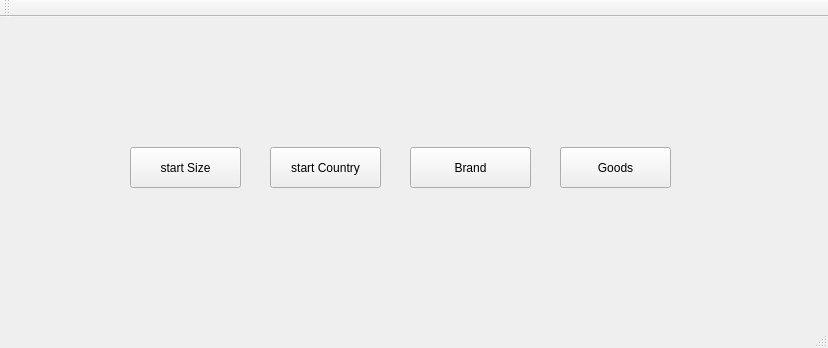
<?xml version="1.0" encoding="UTF-8"?>
<ui version="4.0">
 <class>MainWindow</class>
 <widget class="QMainWindow" name="MainWindow">
  <property name="geometry">
   <rect>
    <x>0</x>
    <y>0</y>
    <width>828</width>
    <height>348</height>
   </rect>
  </property>
  <property name="windowTitle">
   <string>MainWindow</string>
  </property>
  <widget class="QWidget" name="centralWidget">
   <widget class="QPushButton" name="pushButton">
    <property name="geometry">
     <rect>
      <x>270</x>
      <y>130</y>
      <width>111</width>
      <height>41</height>
     </rect>
    </property>
    <property name="text">
     <string>start Country</string>
    </property>
   </widget>
   <widget class="QPushButton" name="pushButton_2">
    <property name="geometry">
     <rect>
      <x>130</x>
      <y>130</y>
      <width>111</width>
      <height>41</height>
     </rect>
    </property>
    <property name="text">
     <string>start Size</string>
    </property>
   </widget>
   <widget class="QPushButton" name="pushButton_3">
    <property name="geometry">
     <rect>
      <x>410</x>
      <y>130</y>
      <width>121</width>
      <height>41</height>
     </rect>
    </property>
    <property name="text">
     <string>Brand</string>
    </property>
   </widget>
   <widget class="QPushButton" name="pushButton_4">
    <property name="geometry">
     <rect>
      <x>560</x>
      <y>130</y>
      <width>111</width>
      <height>41</height>
     </rect>
    </property>
    <property name="text">
     <string>Goods</string>
    </property>
   </widget>
  </widget>
  <widget class="QMenuBar" name="menuBar">
   <property name="geometry">
    <rect>
     <x>0</x>
     <y>0</y>
     <width>828</width>
     <height>26</height>
    </rect>
   </property>
  </widget>
  <widget class="QToolBar" name="mainToolBar">
   <attribute name="toolBarArea">
    <enum>TopToolBarArea</enum>
   </attribute>
   <attribute name="toolBarBreak">
    <bool>false</bool>
   </attribute>
  </widget>
  <widget class="QStatusBar" name="statusBar"/>
 </widget>
 <layoutdefault spacing="6" margin="11"/>
 <resources/>
 <connections/>
</ui>
